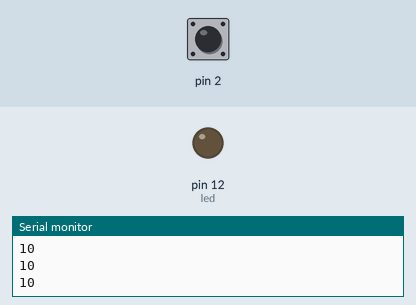
A sketch run on a simulated Arduino Uno, built with avr-gcc and run on an emulated ATmega328P. Parts: output pins drawn as LEDs (lit = HIGH), the last lines printed to the serial monitor. The inputs (shaded band) are chosen by the test bench; at power-on: pin 2 HIGH.

Above: at 1.2 s.
1.3 s: pin 2 pulled LOW for 0.15 s
At 2.3 s:
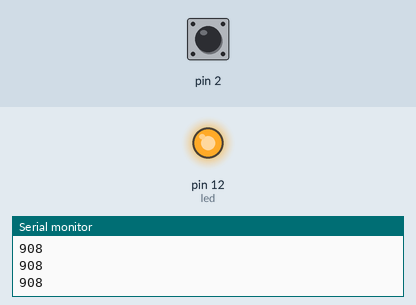
4.0 s: pin 2 pulled LOW for 1 s
At 6.4 s:
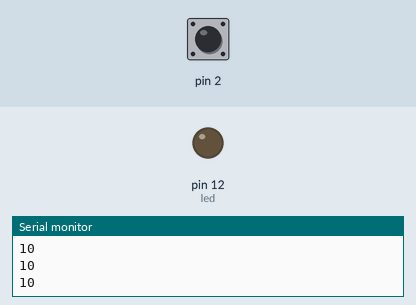
7.5 s: pin 2 pulled LOW for 3.2 s
At 8.1 s:
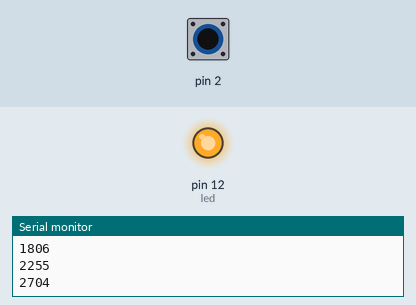
Timing chart, 0 to 13.3 s (numbered marks = the images above; inputs shaded):
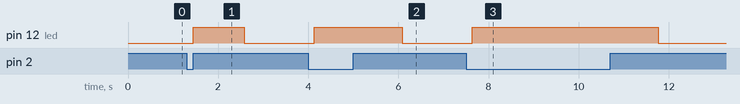

Measured:
- after the input at 1.3 s, pin 12 (led): LOW → HIGH after 0.14 s, → LOW 1.1 s later
- after the input at 4.0 s, pin 12 (led): LOW → HIGH after 0.13 s, → LOW 2.0 s later
- after the input at 7.5 s, pin 12 (led): LOW → HIGH after 0.14 s, → LOW 4.1 s later

The sketch:

Arduino_CapacitiveSensing.ino
```cpp
#include <CapacitiveSensor.h>

/*
 * CapitiveSense Library Demo Sketch
 * Paul Badger 2008
 * Uses a high value resistor e.g. 10M between send pin and receive pin
 * Resistor effects sensitivity, experiment with values, 50K - 50M. Larger resistor values yield larger sensor values.
 * Receive pin is the sensor pin - try different amounts of foil/metal on this pin
 */

const int led = 12;

const int numReadings = 10;

long readings[numReadings];

long total = 0;

long average = 0;

int readIndex = 0;

CapacitiveSensor   cs_4_2 = CapacitiveSensor(4,2);        // 10M resistor between pins 4 & 2, pin 2 is sensor pin, add a wire and or foil if desired

void setup()
{
   pinMode(led, OUTPUT);

   cs_4_2.set_CS_AutocaL_Millis(0xFFFFFFFF);     // turn off autocalibrate on channel 1 - just as an example
   Serial.begin(9600);

   for (int thisReading = 0; thisReading<numReadings; thisReading++) {
    readings[thisReading] = 0;
   }
}

void loop()
{
    long start = millis();
    total = total - readings[readIndex];
    readings[readIndex] = cs_4_2.capacitiveSensor(30);
    total = total + readings[readIndex];
    readIndex = readIndex +1;

    if (readIndex >= numReadings) {
      readIndex = 0;
    }

    average = total/numReadings;

    Serial.println(average);                  // print sensor output 1

    delay(100);                             // arbitrary delay to limit data to serial port

    if (average > 100) {
      digitalWrite(led, HIGH);
    }
      else {
  digitalWrite (led, LOW);
    }

}
```
